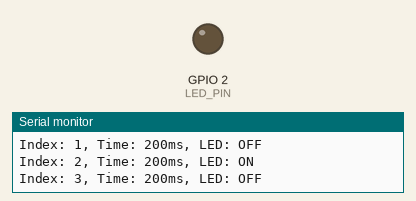
Simulated run of this program. Board: ESP32. Parts: output pins drawn as LEDs (lit = HIGH), the last lines printed to the serial monitor.

Above: at 1.1 s.
At 3.9 s:
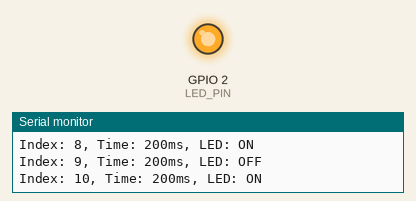
Timing chart, 0 to 5.7 s (numbered marks = the images above):
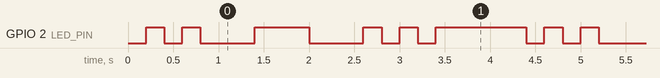

The program:

main.cpp
```cpp
#include <Arduino.h>

/*
 * Ex03: SOS LED Blink using millis()
 *
 * 原理说明:
 * - 使用数组存储SOS闪烁模式，通过索引依次执行
 * - SOS = ...---... (3短 3长 3短)
 * - 短闪(DIT): 200ms
 * - 长闪(DAH): 600ms
 * - 闪烁间隔: 200ms
 * - 单词间隔: 1000ms
 *
 * 优点: 代码简洁，易于修改闪烁模式
*/

const int LED_PIN = 2;  // ESP32 默认 LED 引脚

// 闪烁时间常量 (毫秒)
const unsigned long SHORT = 200;      // 短闪 '滴'
const unsigned long LONG = 600;       // 长闪 '滴-'
const unsigned long GAP = 200;        // 闪烁间隔
const unsigned long WORD_DELAY = 1000; // 单词间隔

// SOS 模式数组: 依次执行每个时间值
// ... --- ... (3短 3长 3短)
int pattern[] = {
    SHORT, SHORT, SHORT,   // S: 3次短闪
    GAP,                   // 间隔
    LONG, LONG, LONG,      // O: 3次长闪
    GAP,                   // 间隔
    SHORT, SHORT, SHORT,   // S: 3次短闪
    WORD_DELAY             // 单词间隔后重复
};

// 状态变量
int patternIndex = 0;           // 当前播放到的模式索引
unsigned long previousMillis = 0; // 上次执行时间
int ledState = LOW;             // LED当前状态

void setup() {
    pinMode(LED_PIN, OUTPUT);   // 设置LED引脚为输出
    Serial.begin(115200);       // 初始化串口
    Serial.println("Ex03: SOS LED Blink with millis()");
    Serial.println("Pattern: ...---... (3 short, 3 long, 3 short)");
}

void loop() {
    unsigned long currentMillis = millis();  // 获取当前时间

    // 检查是否达到当前模式的时间
    if (currentMillis - previousMillis >= pattern[patternIndex]) {
        previousMillis = currentMillis;  // 更新执行时间

        // 翻转LED状态 (亮 -> 灭, 灭 -> 亮)
        ledState = !ledState;
        digitalWrite(LED_PIN, ledState);

        Serial.print("Index: ");
        Serial.print(patternIndex);
        Serial.print(", Time: ");
        Serial.print(pattern[patternIndex]);
        Serial.print("ms, LED: ");
        Serial.println(ledState == HIGH ? "ON" : "OFF");

        // 移动到下一个模式
        patternIndex++;

        // 如果播完一轮，重置索引
        if (patternIndex >= sizeof(pattern) / sizeof(pattern[0])) {
            patternIndex = 0;
            ledState = LOW;
            digitalWrite(LED_PIN, LOW);  // 确保LED关闭
            Serial.println("--- SOS Complete, Repeat ---");
        }
    }
    // 注意: 这里可以同时执行其他非阻塞任务
}
```

Measured:
- by itself, GPIO 2 (LED_PIN): repeats every 4.4 s: LOW 0.20 s, HIGH 0.20 s, LOW 0.60 s, HIGH 0.60 s, LOW 0.60 s, 2 × (HIGH 0.20 s, LOW 0.20 s), HIGH 1.0 s, LOW 0.20 s, HIGH 0.20 s
- by itself, everything shown: repeats every 4.4 s, in 12 steps
